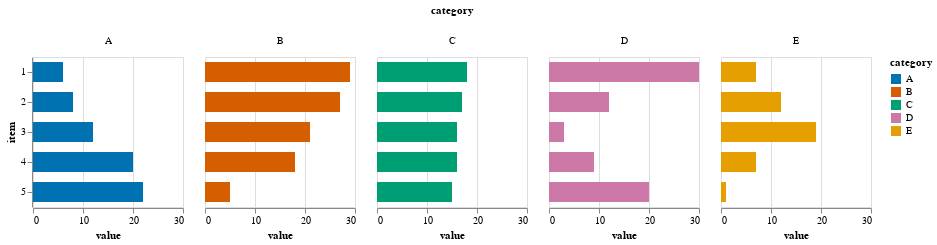

The notebook cell this image was saved under:
### Markdown cell above
## Layered Bar Chart

**Recommendation**: Use a layered bar chart if the focus is on the distribution of values in each category across all items. 

_Note that comparisons within each category are more accurate than in stacked bar charts due to common baseline for the values in each category._

### Code cell
# create layered bar chart
alt.Chart(data).mark_bar(size=20).encode(
    alt.X('value:Q'),
    alt.Y('item:N'),
    alt.Color('category:N',scale=oi_scale),
    alt.Column('category:N') # facet by category
).properties(
    width=150,
    height=150
)

### Figure 1 — Vega-Lite specification as saved in the notebook (floating-point values rounded to 4 significant figures)
{"$schema": "https://vega.github.io/schema/vega-lite/v2.4.3.json", "config": {"view": {"height": 300, "width": 400}}, "data": {"values": [{"category": "A", "item": "1", "value": "6"}, {"category": "A", "item": "2", "value": "8"}, {"category": "A", "item": "3", "value": "12"}, {"category": "A", "item": "4", "value": "20"}, {"category": "A", "item": "5", "value": "22"}, {"category": "B", "item": "1", "value": "29"}, {"category": "B", "item": "2", "value": "27"}, {"category": "B", "item": "3", "value": "21"}, {"category": "B", "item": "4", "value": "18"}, {"category": "B", "item": "5", "value": "5"}, {"category": "C", "item": "1", "value": "18"}, {"category": "C", "item": "2", "value": "17"}, {"category": "C", "item": "3", "value": "16"}, {"category": "C", "item": "4", "value": "16"}, {"category": "C", "item": "5", "value": "15"}, {"category": "D", "item": "1", "value": "30"}, {"category": "D", "item": "2", "value": "12"}, {"category": "D", "item": "3", "value": "3"}, {"category": "D", "item": "4", "value": "9"}, {"category": "D", "item": "5", "value": "20"}, {"category": "E", "item": "1", "value": "7"}, {"category": "E", "item": "2", "value": "12"}, {"category": "E", "item": "3", "value": "19"}, {"category": "E", "item": "4", "value": "7"}, {"category": "E", "item": "5", "value": "1"}]}, "encoding": {"color": {"field": "category", "scale": {"domain": ["A", "B", "C", "D", "E"], "range": ["#0072B2", "#D55E00", "#009E73", "#CC79A7", "#E69F00"]}, "type": "nominal"}, "column": {"field": "category", "type": "nominal"}, "x": {"field": "value", "type": "quantitative"}, "y": {"field": "item", "type": "nominal"}}, "height": 150, "mark": {"size": 20, "type": "bar"}, "width": 150}
